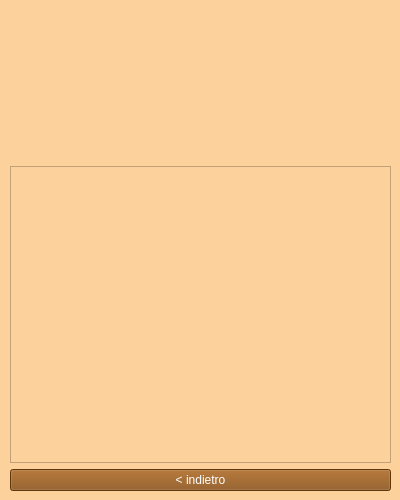
<?xml version="1.0" encoding="UTF-8"?>
<ui version="4.0">
 <class>Form</class>
 <widget class="QWidget" name="Form">
  <property name="geometry">
   <rect>
    <x>0</x>
    <y>0</y>
    <width>400</width>
    <height>500</height>
   </rect>
  </property>
  <property name="minimumSize">
   <size>
    <width>400</width>
    <height>500</height>
   </size>
  </property>
  <property name="maximumSize">
   <size>
    <width>400</width>
    <height>500</height>
   </size>
  </property>
  <property name="windowTitle">
   <string>Visualizzazione gruppo</string>
  </property>
  <property name="styleSheet">
   <string notr="true">background-color: #FCD19C</string>
  </property>
  <widget class="QWidget" name="verticalLayoutWidget">
   <property name="geometry">
    <rect>
     <x>10</x>
     <y>10</y>
     <width>381</width>
     <height>481</height>
    </rect>
   </property>
   <layout class="QVBoxLayout" name="verticalLayout">
    <item>
     <layout class="QHBoxLayout" name="horizontalLayout">
      <item>
       <widget class="QLabel" name="label_2">
        <property name="minimumSize">
         <size>
          <width>150</width>
          <height>150</height>
         </size>
        </property>
        <property name="maximumSize">
         <size>
          <width>150</width>
          <height>150</height>
         </size>
        </property>
        <property name="text">
         <string/>
        </property>
        <property name="pixmap">
         <pixmap>../../Logo_bowling.png</pixmap>
        </property>
        <property name="scaledContents">
         <bool>true</bool>
        </property>
       </widget>
      </item>
     </layout>
    </item>
    <item>
     <layout class="QVBoxLayout" name="verticalLayout_2">
      <item>
       <widget class="QListWidget" name="membriList"/>
      </item>
     </layout>
    </item>
    <item>
     <widget class="QPushButton" name="indietroButton">
      <property name="minimumSize">
       <size>
        <width>200</width>
        <height>0</height>
       </size>
      </property>
      <property name="styleSheet">
       <string notr="true">color: rgb(255, 255, 255);
background-color: rgb(135, 75, 15);</string>
      </property>
      <property name="text">
       <string>&lt; indietro</string>
      </property>
     </widget>
    </item>
   </layout>
  </widget>
 </widget>
 <resources/>
 <connections/>
</ui>
